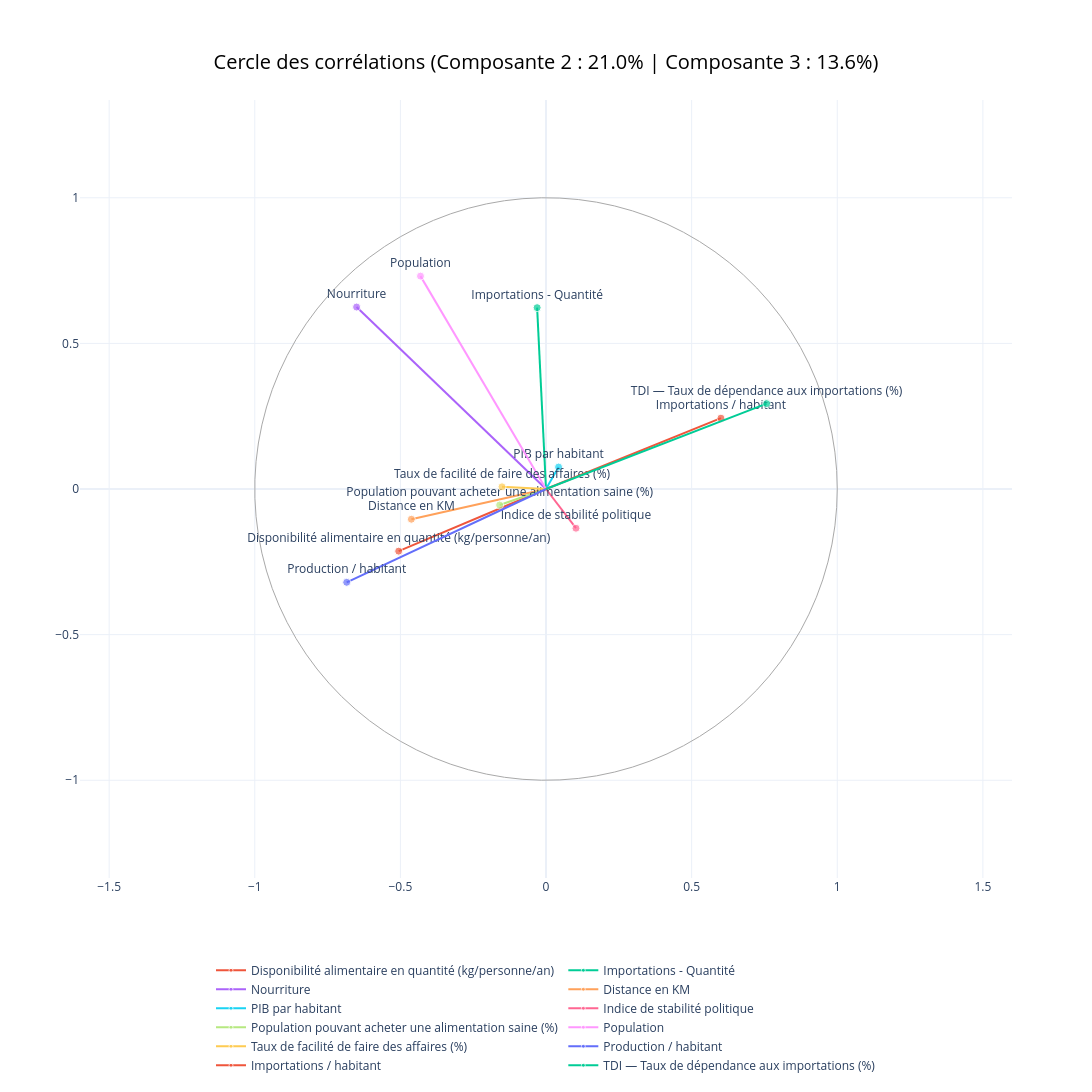

Notebook source saved alongside this figure:
### Code cell
pcs = pca.components_
# Coordonnées des variables sur F2 et F3
x_coords = pcs[1, :] * np.sqrt(valeurs_propres[1])
y_coords = pcs[2, :] * np.sqrt(valeurs_propres[2])

fig_cercle_1_3 = go.Figure()

th = np.linspace(0, 2*np.pi, 100)
fig_cercle_1_3.add_trace(go.Scatter(
    x=np.cos(th), 
    y=np.sin(th), 
    mode="lines", 
    line=dict(
        color="darkgrey", 
        width=1), 
        showlegend=False))

# Ajout des vecteurs de chaque variable
for i, var in enumerate(features):
    fig_cercle_1_3.add_trace(go.Scatter(
        x=[0, x_coords[i]], y=[0, y_coords[i]], 
        mode="lines+markers+text", 
        text=["", var], 
        textposition="top center", 
        name=var,
        marker=dict(size=[0, 8]), 
        line=dict(width=2)))

fig_cercle_1_3.update_layout(
    template="plotly_white",
    title=dict(
        text=f"Cercle des corrélations (Composante 2 : {variance_expliquee[1]:.1f}% | Composante 3 : {variance_expliquee[2]:.1f}%)",
        x=0.5,               
        xanchor="center",    
        y=0.95,              
        yanchor="top",       
        font=dict(size=20, color="black")),
    xaxis=dict(
        range=[-1.6, 1.6], 
        constrain="domain"), 
        yaxis=dict(
            scaleanchor="x"),
    width=1200, 
    height=1200,
    legend=dict(
        orientation="h",       
        yanchor="top",         
        y=-0.1,               
        xanchor="center",      
        x=0.5                  
    )
)
fig_cercle_1_3.show()

### Figure 1 — Plotly figure (JSON) as saved in the notebook; plotly's stock layout.template omitted (floating-point values rounded to 4 significant figures)
{"data": [{"line": {"color": "darkgrey", "width": 1}, "mode": "lines", "showlegend": false, "type": "scatter", "x": [1.0, 0.998, 0.992, 0.9819, 0.9679, 0.9501, 0.9284, 0.9029, 0.8738, 0.8413, 0.8053, 0.766, 0.7237, 0.6785, 0.6306, 0.5801, 0.5272, 0.4723, 0.4154, 0.3569, 0.2969, 0.2358, 0.1736, 0.1108, 0.04758, -0.01587, -0.07925, -0.1423, -0.2048, -0.2665, -0.3271, -0.3863, -0.4441, -0.5, -0.5539, -0.6056, -0.6549, -0.7015, -0.7453, -0.7861, -0.8237, -0.858, -0.8888, -0.9161, -0.9397, -0.9595, -0.9754, -0.9874, -0.9955, -0.9995, -0.9995, -0.9955, -0.9874, -0.9754, -0.9595, -0.9397, -0.9161, -0.8888, -0.858, -0.8237, -0.7861, -0.7453, -0.7015, -0.6549, -0.6056, -0.5539, -0.5, -0.4441, -0.3863, -0.3271, -0.2665, -0.2048, -0.1423, -0.07925, -0.01587, 0.04758, 0.1108, 0.1736, 0.2358, 0.2969, 0.3569, 0.4154, 0.4723, 0.5272, 0.5801, 0.6306, 0.6785, 0.7237, 0.766, 0.8053, 0.8413, 0.8738, 0.9029, 0.9284, 0.9501, 0.9679, 0.9819, 0.992, 0.998, 1.0], "y": [0.0, 0.06342, 0.1266, 0.1893, 0.2511, 0.312, 0.3717, 0.4298, 0.4862, 0.5406, 0.5929, 0.6428, 0.6901, 0.7346, 0.7761, 0.8146, 0.8497, 0.8815, 0.9096, 0.9341, 0.9549, 0.9718, 0.9848, 0.9938, 0.9989, 0.9999, 0.9969, 0.9898, 0.9788, 0.9638, 0.945, 0.9224, 0.896, 0.866, 0.8326, 0.7958, 0.7557, 0.7127, 0.6668, 0.6182, 0.5671, 0.5137, 0.4582, 0.4009, 0.342, 0.2817, 0.2203, 0.158, 0.09506, 0.03173, -0.03173, -0.09506, -0.158, -0.2203, -0.2817, -0.342, -0.4009, -0.4582, -0.5137, -0.5671, -0.6182, -0.6668, -0.7127, -0.7557, -0.7958, -0.8326, -0.866, -0.896, -0.9224, -0.945, -0.9638, -0.9788, -0.9898, -0.9969, -0.9999, -0.9989, -0.9938, -0.9848, -0.9718, -0.9549, -0.9341, -0.9096, -0.8815, -0.8497, -0.8146, -0.7761, -0.7346, -0.6901, -0.6428, -0.5929, -0.5406, -0.4862, -0.4298, -0.3717, -0.312, -0.2511, -0.1893, -0.1266, -0.06342, -2.449e-16]}, {"line": {"width": 2}, "marker": {"size": [0, 8]}, "mode": "lines+markers+text", "name": "Disponibilité alimentaire en quantité (kg/personne/an)", "text": ["", "Disponibilité alimentaire en quantité (kg/personne/an)"], "textposition": "top center", "type": "scatter", "x": [0, -0.5058], "y": [0, -0.2133]}, {"line": {"width": 2}, "marker": {"size": [0, 8]}, "mode": "lines+markers+text", "name": "Importations - Quantité", "text": ["", "Importations - Quantité"], "textposition": "top center", "type": "scatter", "x": [0, -0.03049], "y": [0, 0.6226]}, {"line": {"width": 2}, "marker": {"size": [0, 8]}, "mode": "lines+markers+text", "name": "Nourriture", "text": ["", "Nourriture"], "textposition": "top center", "type": "scatter", "x": [0, -0.6504], "y": [0, 0.6248]}, {"line": {"width": 2}, "marker": {"size": [0, 8]}, "mode": "lines+markers+text", "name": "Distance en KM", "text": ["", "Distance en KM"], "textposition": "top center", "type": "scatter", "x": [0, -0.4623], "y": [0, -0.1038]}, {"line": {"width": 2}, "marker": {"size": [0, 8]}, "mode": "lines+markers+text", "name": "PIB par habitant", "text": ["", "PIB par habitant"], "textposition": "top center", "type": "scatter", "x": [0, 0.04315], "y": [0, 0.07534]}, {"line": {"width": 2}, "marker": {"size": [0, 8]}, "mode": "lines+markers+text", "name": "Indice de stabilité politique", "text": ["", "Indice de stabilité politique"], "textposition": "top center", "type": "scatter", "x": [0, 0.103], "y": [0, -0.1347]}, {"line": {"width": 2}, "marker": {"size": [0, 8]}, "mode": "lines+markers+text", "name": "Population pouvant acheter une alimentation saine (%)", "text": ["", "Population pouvant acheter une alimentation saine (%)"], "textposition": "top center", "type": "scatter", "x": [0, -0.1592], "y": [0, -0.05507]}, {"line": {"width": 2}, "marker": {"size": [0, 8]}, "mode": "lines+markers+text", "name": "Population", "text": ["", "Population"], "textposition": "top center", "type": "scatter", "x": [0, -0.4309], "y": [0, 0.7309]}, {"line": {"width": 2}, "marker": {"size": [0, 8]}, "mode": "lines+markers+text", "name": "Taux de facilité de faire des affaires (%)", "text": ["", "Taux de facilité de faire des affaires (%)"], "textposition": "top center", "type": "scatter", "x": [0, -0.151], "y": [0, 0.007508]}, {"line": {"width": 2}, "marker": {"size": [0, 8]}, "mode": "lines+markers+text", "name": "Production / habitant", "text": ["", "Production / habitant"], "textposition": "top center", "type": "scatter", "x": [0, -0.6843], "y": [0, -0.3204]}, {"line": {"width": 2}, "marker": {"size": [0, 8]}, "mode": "lines+markers+text", "name": "Importations / habitant", "text": ["", "Importations / habitant"], "textposition": "top center", "type": "scatter", "x": [0, 0.6006], "y": [0, 0.2432]}, {"line": {"width": 2}, "marker": {"size": [0, 8]}, "mode": "lines+markers+text", "name": "TDI — Taux de dépendance aux importations (%)", "text": ["", "TDI — Taux de dépendance aux importations (%)"], "textposition": "top center", "type": "scatter", "x": [0, 0.7574], "y": [0, 0.2932]}], "layout": {"height": 1200, "legend": {"orientation": "h", "x": 0.5, "xanchor": "center", "y": -0.1, "yanchor": "top"}, "title": {"font": {"color": "black", "size": 20}, "text": "Cercle des corrélations (Composante 2 : 21.0% | Composante 3 : 13.6%)", "x": 0.5, "xanchor": "center", "y": 0.95, "yanchor": "top"}, "width": 1200, "xaxis": {"constrain": "domain", "range": [-1.6, 1.6]}, "yaxis": {"scaleanchor": "x"}}}
